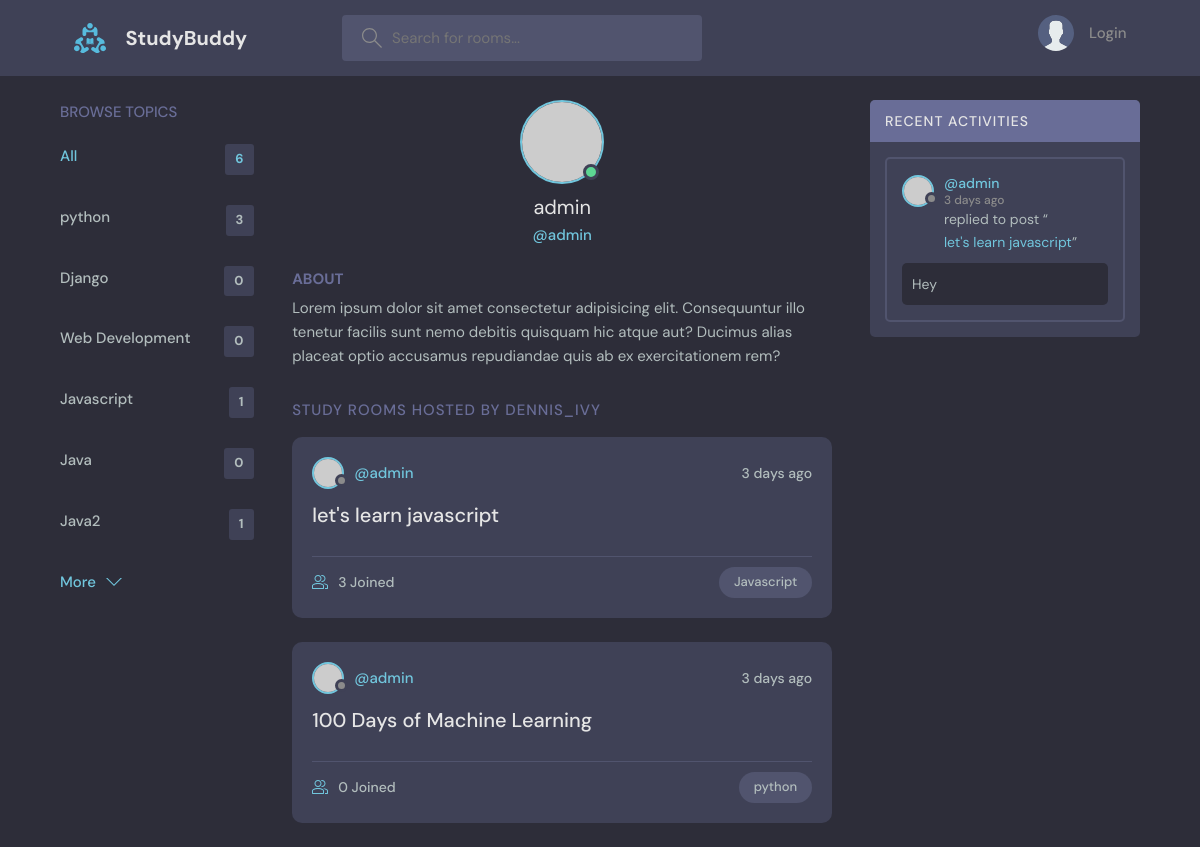
Page /profile/1/ on the committed database.
### base/models.py (models this page shows, shortened)
class Topic(models.Model):
    name = models.CharField(max_length=200)

class Room(models.Model):
    host = models.ForeignKey(User, on_delete=models.SET_NULL, null=True)
    topic = models.ForeignKey(Topic, on_delete=models.SET_NULL, null=True)
    name = models.CharField(max_length=200)
    description = models.TextField(blank=True, null=True)
    participants = models.ManyToManyField(User, related_name="participants", blank=True)
    updated = models.DateTimeField(auto_now=True)
    created = models.DateTimeField(auto_now_add=True)
    class Meta:
        ordering = ["-updated", "-created"]
    def __str__(self):
        return self.name

class Message(models.Model):
    user = models.ForeignKey(User, on_delete=models.CASCADE)
    room = models.ForeignKey(Room, on_delete=models.CASCADE)
    body = models.TextField()
    updated = models.DateTimeField(auto_now=True)
    created = models.DateTimeField(auto_now_add=True)
    class Meta:
        ordering = ["-updated", "-created"]

### base/views.py (the view)
# urls.py: path("profile/<str:pk>/", views.userProfile, name="user-profile"),
def userProfile(request, pk):
    user = User.objects.get(id=pk)
    rooms = user.room_set.all()
    room_messages = user.message_set.all()
    topics = Topic.objects.all()
    context = {
        "user": user,
        "rooms": rooms,
        "room_messages": room_messages,
        "topics": topics,
    }
    return render(request, "base/profile.html", context)

### base/templates/base/profile.html (shortened to what this page needs)
  {% extends 'main.html'%}
  {% block content %}
  <main class="profile-page layout layout--3">
    <div class="container">
      {% include 'base/topics_component.html'%}
      <div class="roomList">
        <div class="profile">
          <div class="profile__avatar">
            <div class="avatar avatar--large active">
              <img src="https://randomuser.me/api/portraits/men/11.jpg" />
            </div>
          </div>
          <div class="profile__info">
            <h3>{{user.username}}</h3>
            <p>@{{user.username}}</p>
          </div>
          <div class="profile__about">
            <h3>About</h3>
            <p>
              Lorem ipsum dolor sit amet consectetur adipisicing elit. Consequuntur illo tenetur
              facilis sunt nemo debitis quisquam hic atque aut? Ducimus alias placeat optio
              accusamus repudiandae quis ab ex exercitationem rem?
            </p>
          </div>
        </div>
        <div class="roomList__header">
          <div>
            <h2>Study Rooms Hosted by dennis_ivy</a>
            </h2>
          </div>
        </div>
        {% include 'base/feed_component.html'%}
      </div>
      {% include 'base/activity_component.html'%}
    </div>
  </main>
  {% endblock content %}

### templates/main.html (shortened to what this page needs)
<!DOCTYPE html>
{% load static %}
<html lang="en">
  <head>
    <link rel="stylesheet" href="{% static 'styles/style.css'%}" />
  </head>
  <body>
    {%include 'navbar.html'%}  {% block content%} {% endblock content %}
  </body>
</html>

### templates/navbar.html (shortened to what this page needs)
{%load static%}
<header class="header header--loggedIn">
  <div class="container">
    <a href="{% url 'home'%}" class="header__logo">
      <img src="{% static 'images/logo.svg'%}" />
      <h1>StudyBuddy</h1>
    </a>
    <form method="get" action="{%url 'home'%}" class="header__search">
      <label>
        <input name="q" placeholder="Search for rooms..." />
      </label>
    </form>
    <nav class="header__menu">
      {% if request.user.is_authenticated %}
      <div class="header__user">
        <a href="{% url 'update-user'%}">
          <div class="avatar avatar--medium active">
            <img src="https://randomuser.me/api/portraits/men/37.jpg" />
          </div>
          <p>
            {{request.user.username}} <span>@{{request.user.username}}</span>
          </p>
        </a>
        <button class="dropdown-button">
          <svg
            version="1.1"
            xmlns="http://www.w3.org/2000/svg"
            width="32"
            height="32"
            viewBox="0 0 32 32"
          >
            <title>chevron-down</title>
            <path d="M16 21l-13-13h-3l16 16 16-16h-3l-13 13z"></path>
          </svg>
        </button>
      </div>
      {% else %}
      <a href="{% url 'login'%}">
        <img src="{% static 'images/avatar.svg'%}" />
        <p>Login</p>
      </a>
      {% endif %}
    </nav>
  </div>
</header>

### base/templates/base/topics_component.html
<div class="topics">
  <div class="topics__header">
    <h2>Browse Topics</h2>
  </div>
  <ul class="topics__list">
    <li>
      <a href="{% url 'home'%}" class="active"
        >All <span>{{topics.count}}</span></a
      >
    </li>
    {%for topic in topics%}
    <li>
      <a href="{% url  'home'%}?q={{topic.name}}"
        >{{topic.name}} <span>{{topic.room_set.all.count}}</span></a
      >
    </li>
    {%endfor%}
  </ul>
  <a class="btn btn--link" href="{% url 'topics'%}">
    More
    <svg
      version="1.1"
      xmlns="http://www.w3.org/2000/svg"
      width="32"
      height="32"
      viewBox="0 0 32 32"
    >
      <title>chevron-down</title>
      <path d="M16 21l-13-13h-3l16 16 16-16h-3l-13 13z"></path>
    </svg>
  </a>
</div>

### base/templates/base/feed_component.html (shortened to what this page needs)
{% for room in rooms %}
<div class="roomListRoom">
  <div class="roomListRoom__header">
    <a href="{% url 'user-profile' room.host.id%}" class="roomListRoom__author">
      <div class="avatar avatar--small">
        <img src="https://randomuser.me/api/portraits/women/11.jpg" />
      </div>
      <span>@{{room.host.username}}</span>
    </a>
    <div class="roomListRoom__actions">
      <span>{{room.created|timesince}} ago</span>
    </div>
  </div>
  <div class="roomListRoom__content">
    <a href="{% url 'room' room.id%}">{{room.name}}</a>
  </div>
  <div class="roomListRoom__meta">
    <a href="{% url 'room' room.id%}" class="roomListRoom__joined">
      {{room.participants.all.count}} Joined
    </a>
    <p class="roomListRoom__topic">{{room.topic.name}}</p>
  </div>
</div>
{% endfor %}

### base/templates/base/activity_component.html (shortened to what this page needs)
<div class="activities">
  <div class="activities__header">
    <h2>Recent Activities</h2>
  </div>
  {% for message in room_messages %}
  <div class="activities__box">
    <div class="activities__boxHeader roomListRoom__header">
      <a
        href="{% url 'user-profile' message.user.id%}"
        class="roomListRoom__author"
      >
        <div class="avatar avatar--small">
          <img src="https://randomuser.me/api/portraits/women/11.jpg" />
        </div>
        <p>
          @{{message.user}}
          <span>{{message.created|timesince}} ago</span>
        </p>
      </a>
    </div>
    <div class="activities__boxContent">
      <p>
        replied to post “<a href="{% url 'room' message.room.id%}"
          >{{message.room}}</a
        >”
      </p>
      <div class="activities__boxRoomContent">{{message.body}}</div>
    </div>
  </div>
  {% endfor %}
</div>

### rows in the picture
Topic: name "python", room_set.all.count "3"
Topic: name "Django", room_set.all.count "0"
Topic: name "Web Development", room_set.all.count "0"
Topic: name "Javascript", room_set.all.count "1"
Topic: name "Java", room_set.all.count "0"
Topic: name "Java2", room_set.all.count "1"
Room: host.username "admin", created "3 days", name "let's learn javascript", participants.all.count "3", topic.name "Javascript"
Room: host.username "admin", created "3 days", name "100 Days of Machine Learning", participants.all.count "0", topic.name "python"
Message: user "admin", created "3 days", room "let's learn javascript", body "Hey"

### other values in the picture
{{ topics.count }} "6"
{{ user.username }} "admin"
